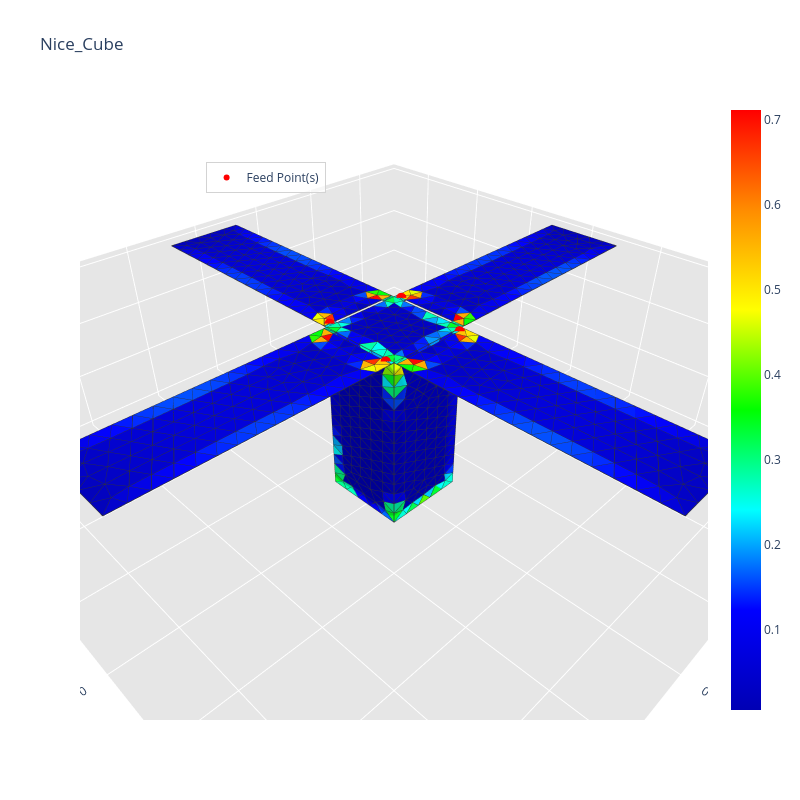

This figure's notebook cell:
### Code cell
_ = radiation_algorithm(path, frequency, feed_point,
                        voltage_amplitude=voltage_amplitude, 
                        excitation_unit_vector=excitation_units_vector, 
                        gap_width=1.1*initial_mesh_size,
                        voltage_phase=phase)

### Figure 1 — Plotly figure (JSON) as saved in the notebook; plotly's stock layout.template omitted (floating-point values rounded to 4 significant figures; data arrays with more than 128 entries replaced by an {"elided": "..."} marker saying what was removed)
{"data": [{"facecolor": {"elided": "1706 str values"}, "i": {"elided": "1706 int values"}, "j": {"elided": "1706 int values"}, "k": {"elided": "1706 int values"}, "name": "", "type": "mesh3d", "x": {"elided": "933 float values"}, "y": {"elided": "933 float values"}, "z": {"elided": "933 float values"}}, {"line": {"color": "rgb(50, 50, 50)", "width": 1.5}, "mode": "lines", "showlegend": false, "type": "scatter3d", "x": {"elided": "8530 float values"}, "y": {"elided": "8530 float values"}, "z": {"elided": "8530 float values"}}, {"hoverinfo": "none", "marker": {"color": [0.004902, 0.7121], "colorscale": [[0, "rgb(0, 0, 180)"], [0.1667, "rgb(0, 0, 255)"], [0.3333, "rgb(0, 255, 255)"], [0.5, "rgb(0, 255, 0)"], [0.6667, "rgb(255, 255, 0)"], [0.8333, "rgb(255, 140, 0)"], [1, "rgb(255, 0, 0)"]], "showscale": true, "size": 0.1}, "mode": "markers", "showlegend": false, "type": "scatter3d", "x": [-0.05], "y": [-0.05], "z": [-0.3]}, {"marker": {"color": "red", "size": 6, "symbol": "circle"}, "mode": "markers+text", "name": "Feed Point(s)", "type": "scatter3d", "x": [0.054, -0.0425, -0.054, 0.0425], "y": [0.0425, 0.054, -0.0425, -0.054], "z": [0.0, 0.0, 0.0, 0.0]}], "layout": {"height": 800, "legend": {"bgcolor": "rgba(255,255,255,0.7)", "bordercolor": "lightgray", "borderwidth": 1, "x": 0.2, "xanchor": "left", "y": 0.9, "yanchor": "top"}, "scene": {"aspectratio": {"x": 1, "y": 1, "z": 0.3}, "camera": {"eye": {"x": 0.65, "y": 0.65, "z": 0.65}}, "xaxis": {"backgroundcolor": "rgb(230, 230, 230)", "gridcolor": "rgb(255, 255, 255)", "showbackground": true, "zerolinecolor": "rgb(255, 255, 255)"}, "yaxis": {"backgroundcolor": "rgb(230, 230, 230)", "gridcolor": "rgb(255, 255, 255)", "showbackground": true, "zerolinecolor": "rgb(255, 255, 255)"}, "zaxis": {"backgroundcolor": "rgb(230, 230, 230)", "gridcolor": "rgb(255, 255, 255)", "showbackground": true, "zerolinecolor": "rgb(255, 255, 255)"}}, "title": {"text": "Nice_Cube"}, "width": 800}}
